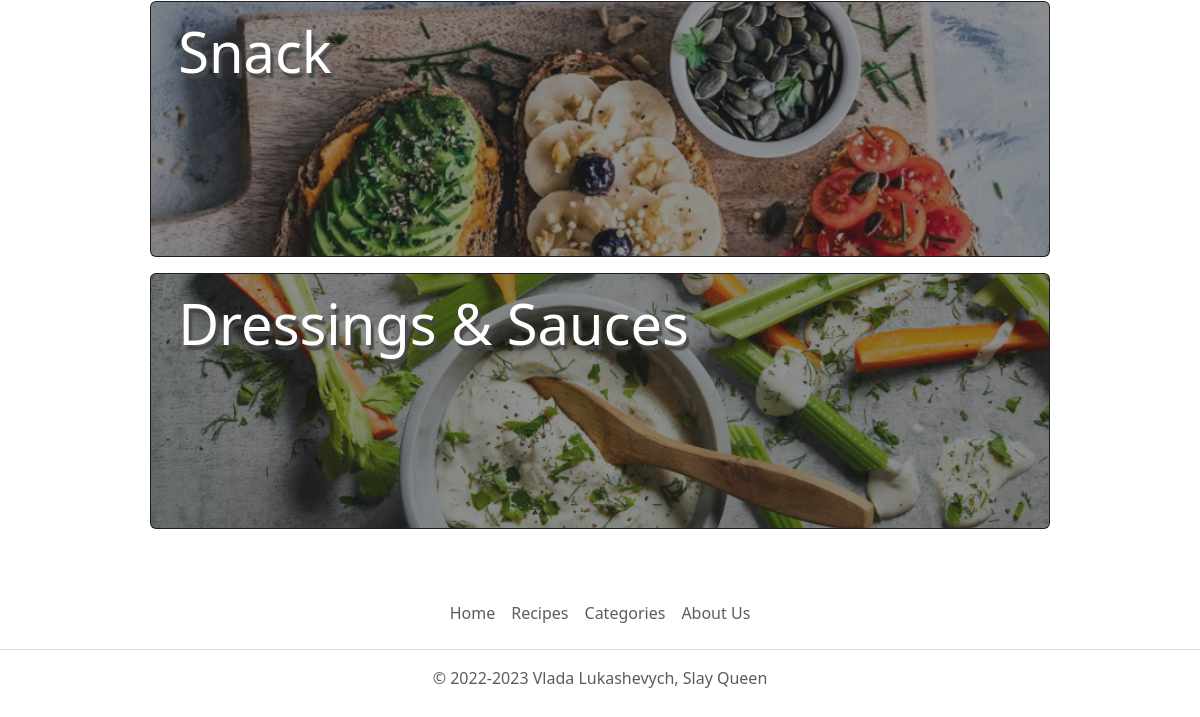
Page /category (lower part) on the earlier database version.
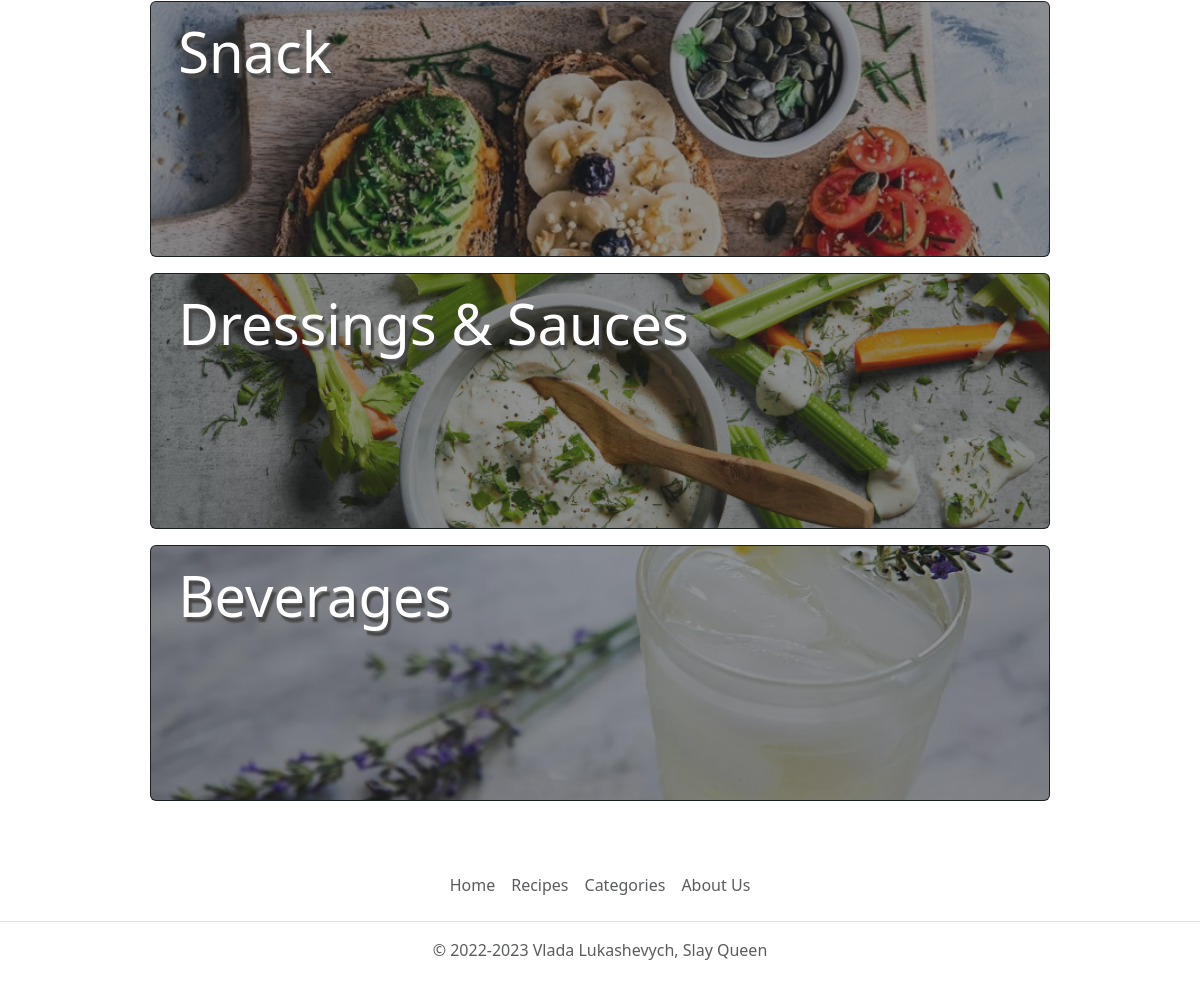
Same page on the later database version.
### tables this page shows
CREATE TABLE `category` (
  `id` int NOT NULL AUTO_INCREMENT,
  `name` varchar(50) NOT NULL,
  `photo` varchar(255) DEFAULT NULL,
  PRIMARY KEY (`id`)
);

### core/Template.php (called while the page is built, shortened)
<?php
class Template
{
    protected $path;
    public function __construct($path)
    {
        $this->path = $path;
    }
    public function getHTML()
    {
        include($this->path);
        $html = ob_get_contents();
        return $html;
    }
}

### core/Controller.php (called while the page is built, shortened)
<?php
class Controller
{
    protected $viewPath;
    public function __construct()
    {
        $this->moduleName = Core::getInstance()->app['moduleName'];
        $this->actionName = Core::getInstance()->app['actionName'];;
        $this->viewPath = "views/{$this->moduleName}/{$this->actionName}.php";
    }
    public function render($viewPath = null, $params = null)
    {
        if (empty($viewPath))
            $viewPath = $this->viewPath;
        $tpl = new Template($viewPath);
        if (!empty($params))
            $tpl->setParams($params);
        return $tpl->getHTML();
    }
}

### controllers/CategoryController.php (called while the page is built, shortened)
<?php
class CategoryController extends Controller
{
    public function indexAction()
    {
        $categories = Category::getCategories();
        return $this->render(null, [
            'categories' => $categories
        ]);
    }
}

### index.php (called while the page is built, shortened)
<?php
spl_autoload_register(function($className) {
    $path = $className.'.php';
});
$core = Core::getInstance();
$core->Initialize();
$core->Run();
$core->Done();

### core/DB.php (called while the page is built, shortened)
<?php
class DB
{
    protected $pdo;
    public function __construct($hostname, $login, $password, $database)
    {
        $this->pdo = new \PDO("mysql: host={$hostname};dbname={$database}", $login, $password);
    }
    public function select($tableName, $fieldsList = "*", $conditionArray = null, $orderByStr="")
    {
        if (is_string($fieldsList))
            $fieldsListString = $fieldsList;
        $wherePart = '';
        $res = $this->pdo->prepare(
            "select {$fieldsListString} from {$tableName} {$wherePart} {$orderByStr}"
        );
        $res->execute($conditionArray);
        return $res->fetchAll(\PDO::FETCH_ASSOC);
    }
}

### models/Category.php (called while the page is built, shortened)
<?php
class Category
{
    protected static $tableName = 'category';
    public static function getCategories()
    {
        return Core::getInstance()->db->select(self::$tableName);
    }
}

### models/User.php (called while the page is built, shortened)
<?php
class User
{
    public static function isUserAuthenticated()
    {
        return isset($_SESSION['user']);
    }
    public static function getCurrentAuthenticatedUser()
    {
        return $_SESSION['user'];
    }
    public static function isAdmin()
    {
        $user = self::getCurrentAuthenticatedUser();
        return $user['access_level'] == 10;
    }
}

### views/category/index.php (the view, shortened to what this page needs)
<div class="m-sm-auto categories-list">
    <?php foreach ($categories as $category) : ?>
        <a href="/category/view/<?= $category['id'] ?>">
            <div class="card text-bg-dark card-width mb-3 category align-content-center">
                <img <?php $filePath = 'files/category/' . $category['photo'];
                if (is_file($filePath)) : ?>
                    src="/<?= $filePath ?>"
                <?php else : ?>
                    src="/files/category/default.jpg"
                <?php endif; ?>
                        class="card-img opacity-50" alt="<?= $category['name'] ?>">
                <div class="card-img-overlay">
                    <h2 class="card-title card-title-shadow category-card-title"><?= $category['name'] ?></h2>
                </div>
            </div>
        </a>
    <?php endforeach; ?>
</div>

### themes/light/layout.php (shortened to what this page needs)
<!doctype html>
<html lang="en">
<head>
    <link rel="stylesheet" href="/themes/light/css/style.css">
    <link href="https://cdn.jsdelivr.net/npm/bootstrap@5.3.0-alpha1/dist/css/bootstrap.min.css" rel="stylesheet"
>
    <link rel="stylesheet" href="https://cdnjs.cloudflare.com/ajax/libs/font-awesome/4.7.0/css/font-awesome.min.css">
</head>
<body>
<div class="container">
    <?= $content ?>
</div>
<footer class="py-3 my-3 mt-5">
    <ul class="nav justify-content-center border-bottom pb-3 mb-3">
        <li class="nav-item"><a href="/" class="nav-link px-2 text-muted">Home</a></li>
        <li class="nav-item"><a href="/recipe" class="nav-link px-2 text-muted">Recipes</a></li>
        <li class="nav-item"><a href="/category" class="nav-link px-2 text-muted">Categories</a></li>
        <li class="nav-item"><a href="/about" class="nav-link px-2 text-muted">About Us</a></li>
    </ul>
    <p class="text-center text-muted">© 2022-2023 Vlada Lukashevych, Slay Queen</p>
</footer>
</body>
</html>

### core/Core.php (shortened to what this page needs)
<?php
class Core
{
    private static ?Core $instance = null;
    public $pageParams;
    private function __construct()
    {
        global $pageParams;
        $this->pageParams = $pageParams;
    }
    public static function getInstance()
    {
        if (empty(self::$instance)) {
            self::$instance = new self();
        }
        return self::$instance;
    }
    public function Initialize()
    {
        $this->db = new DB(DATABASE_HOST, DATABASE_LOGIN,
            DATABASE_PASSWORD, DATABASE_BASENAME);
    }
    public function Run()
    {
        $route = $_GET['route'];
        $routeParts = explode('/', $route);
        $moduleName = strtolower(array_shift($routeParts));
        $actionName = strtolower(array_shift($routeParts));
        if (empty($actionName))
            $actionName = 'index';
        $controllerName = '\\controllers\\' . ucfirst($moduleName) . 'Controller';
        $controllerActionName = $actionName . 'Action';
        if (class_exists($controllerName)) {
            $controller = new $controllerName();
            if (method_exists($controller, $controllerActionName)) {
                $actionResult = $controller->$controllerActionName($routeParts);
                $this->pageParams['content'] = $actionResult;
            } else {
                $statusCode = 404;
            }
        } else {
            $statusCode = 404;
        }
    }
    public function Done()
    {
        $pathToLayout = 'themes/light/layout.php';
        $tpl = new Template($pathToLayout);
        $tpl->setParams($this->pageParams);
        $html = $tpl->getHTML();
        echo $html;
    }
}

### themes/light/css/style.css (style rules this page uses)
.categories-list { max-width: 900px; }
.categories-list .category { height: 16rem; }
.card-title { font-size: 2.5rem ; margin-left: 0.2em; }
.category-card-title { font-size: 3.5rem; }
.card-title-shadow { text-shadow: 3px 5px 2px #474747; }
.card-img { object-fit: cover; height: 100%; width: 100%; }

Differences in the rows shown:
added category: photo (picture), name "Beverages"
